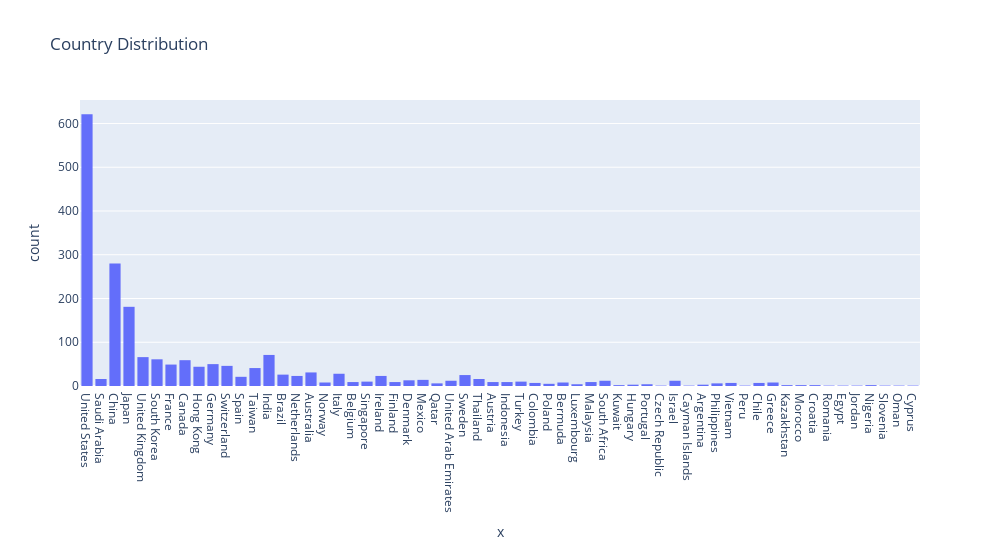

Notebook code cell kept with this figure:
### Code cell
fig=px.histogram(x=df.Country,title='Country Distribution')
fig.update_layout(width=1000,height=550)
fig.show()

### Figure 1 — Plotly figure (JSON) as saved in the notebook; plotly's stock layout.template omitted (floating-point values rounded to 4 significant figures; data arrays with more than 128 entries replaced by an {"elided": "..."} marker saying what was removed)
{"data": [{"alignmentgroup": "True", "bingroup": "x", "hovertemplate": "x=%{x}<br>count=%{y}<extra></extra>", "legendgroup": "", "marker": {"color": "#636efa", "pattern": {"shape": ""}}, "name": "", "offsetgroup": "", "orientation": "v", "showlegend": false, "type": "histogram", "x": {"elided": "2001 str values"}, "xaxis": "x", "yaxis": "y"}], "layout": {"barmode": "relative", "height": 550, "legend": {"tracegroupgap": 0}, "title": {"text": "Country Distribution"}, "width": 1000, "xaxis": {"anchor": "y", "autorange": true, "domain": [0, 1], "range": [-0.5, 59.5], "title": {"text": "x"}, "type": "category"}, "yaxis": {"anchor": "x", "autorange": true, "domain": [0, 1], "range": [0, 653.7], "title": {"text": "count"}}}}
